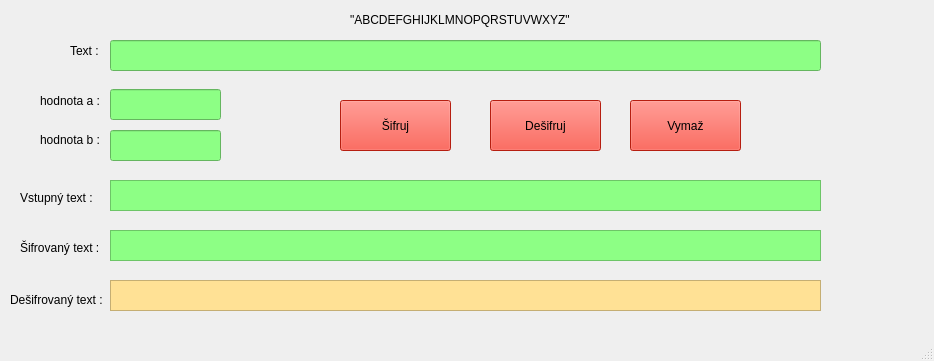
<?xml version="1.0" encoding="UTF-8"?>
<ui version="4.0">
 <class>MainWindow</class>
 <widget class="QMainWindow" name="MainWindow">
  <property name="geometry">
   <rect>
    <x>0</x>
    <y>0</y>
    <width>934</width>
    <height>361</height>
   </rect>
  </property>
  <property name="windowTitle">
   <string>MainWindow</string>
  </property>
  <property name="styleSheet">
   <string notr="true">font: 8pt &quot;Segoe Print&quot;;background-color:</string>
  </property>
  <widget class="QWidget" name="centralwidget">
   <widget class="QLabel" name="text_label">
    <property name="geometry">
     <rect>
      <x>70</x>
      <y>20</y>
      <width>91</width>
      <height>61</height>
     </rect>
    </property>
    <property name="text">
     <string>Text : </string>
    </property>
   </widget>
   <widget class="QPushButton" name="SifrujBtn">
    <property name="geometry">
     <rect>
      <x>340</x>
      <y>100</y>
      <width>111</width>
      <height>51</height>
     </rect>
    </property>
    <property name="styleSheet">
     <string notr="true">QPushButton{background-color:rgb(255, 42, 23)}</string>
    </property>
    <property name="text">
     <string>Šifruj</string>
    </property>
   </widget>
   <widget class="QLabel" name="a_label">
    <property name="geometry">
     <rect>
      <x>40</x>
      <y>90</y>
      <width>81</width>
      <height>21</height>
     </rect>
    </property>
    <property name="text">
     <string>hodnota a :</string>
    </property>
   </widget>
   <widget class="QLabel" name="b_label">
    <property name="geometry">
     <rect>
      <x>40</x>
      <y>130</y>
      <width>91</width>
      <height>20</height>
     </rect>
    </property>
    <property name="text">
     <string>hodnota b :</string>
    </property>
   </widget>
   <widget class="QTextBrowser" name="vstup_text">
    <property name="geometry">
     <rect>
      <x>110</x>
      <y>180</y>
      <width>711</width>
      <height>31</height>
     </rect>
    </property>
    <property name="styleSheet">
     <string notr="true">QTextBrowser{background-color:rgb(141, 255, 133)}</string>
    </property>
   </widget>
   <widget class="QPushButton" name="DesifrujBtn">
    <property name="geometry">
     <rect>
      <x>490</x>
      <y>100</y>
      <width>111</width>
      <height>51</height>
     </rect>
    </property>
    <property name="styleSheet">
     <string notr="true">QPushButton{background-color:rgb(255, 42, 23)}</string>
    </property>
    <property name="text">
     <string>Dešifruj</string>
    </property>
   </widget>
   <widget class="QLabel" name="sifra_label">
    <property name="geometry">
     <rect>
      <x>20</x>
      <y>240</y>
      <width>91</width>
      <height>16</height>
     </rect>
    </property>
    <property name="text">
     <string>Šifrovaný text :</string>
    </property>
   </widget>
   <widget class="QTextBrowser" name="sifr_text">
    <property name="geometry">
     <rect>
      <x>110</x>
      <y>230</y>
      <width>711</width>
      <height>31</height>
     </rect>
    </property>
    <property name="styleSheet">
     <string notr="true">QTextBrowser{background-color:rgb(141, 255, 133)}</string>
    </property>
   </widget>
   <widget class="QLabel" name="label_5">
    <property name="geometry">
     <rect>
      <x>350</x>
      <y>10</y>
      <width>241</width>
      <height>20</height>
     </rect>
    </property>
    <property name="text">
     <string>&quot;ABCDEFGHIJKLMNOPQRSTUVWXYZ&quot;</string>
    </property>
   </widget>
   <widget class="QLabel" name="vstup_text_label">
    <property name="geometry">
     <rect>
      <x>20</x>
      <y>190</y>
      <width>81</width>
      <height>16</height>
     </rect>
    </property>
    <property name="text">
     <string>Vstupný text :</string>
    </property>
   </widget>
   <widget class="QLineEdit" name="user_text">
    <property name="geometry">
     <rect>
      <x>110</x>
      <y>40</y>
      <width>711</width>
      <height>31</height>
     </rect>
    </property>
    <property name="styleSheet">
     <string notr="true">QLineEdit{background-color:rgb(141, 255, 133)}</string>
    </property>
    <property name="text">
     <string/>
    </property>
   </widget>
   <widget class="QLineEdit" name="a_entry">
    <property name="geometry">
     <rect>
      <x>110</x>
      <y>89</y>
      <width>111</width>
      <height>31</height>
     </rect>
    </property>
    <property name="styleSheet">
     <string notr="true">QLineEdit{background-color:rgb(141, 255, 133)}</string>
    </property>
   </widget>
   <widget class="QLineEdit" name="b_entry">
    <property name="geometry">
     <rect>
      <x>110</x>
      <y>130</y>
      <width>111</width>
      <height>31</height>
     </rect>
    </property>
    <property name="styleSheet">
     <string notr="true">QLineEdit{background-color:rgb(141, 255, 133)}</string>
    </property>
   </widget>
   <widget class="QLabel" name="desifra_label">
    <property name="geometry">
     <rect>
      <x>10</x>
      <y>290</y>
      <width>101</width>
      <height>20</height>
     </rect>
    </property>
    <property name="text">
     <string>Dešifrovaný text :</string>
    </property>
   </widget>
   <widget class="QTextBrowser" name="desifra_text">
    <property name="geometry">
     <rect>
      <x>110</x>
      <y>280</y>
      <width>711</width>
      <height>31</height>
     </rect>
    </property>
    <property name="styleSheet">
     <string notr="true">QTextBrowser{background-color:rgb(255, 225, 149)}</string>
    </property>
   </widget>
   <widget class="QPushButton" name="ClearBtn">
    <property name="geometry">
     <rect>
      <x>630</x>
      <y>100</y>
      <width>111</width>
      <height>51</height>
     </rect>
    </property>
    <property name="styleSheet">
     <string notr="true">QPushButton{background-color:rgb(255, 42, 23)}</string>
    </property>
    <property name="text">
     <string>Vymaž</string>
    </property>
   </widget>
  </widget>
  <widget class="QStatusBar" name="statusbar"/>
 </widget>
 <resources/>
 <connections/>
</ui>
